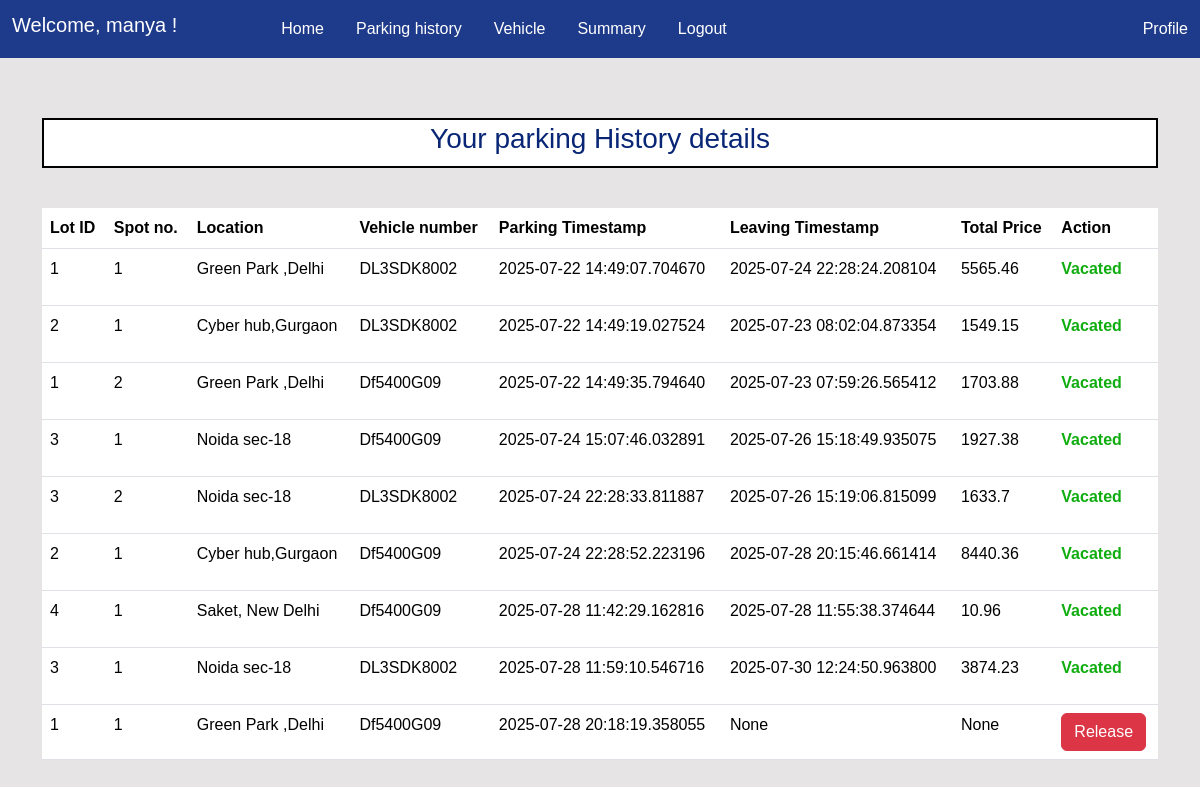
The page /parking/history (signed in) on the database as committed earlier.
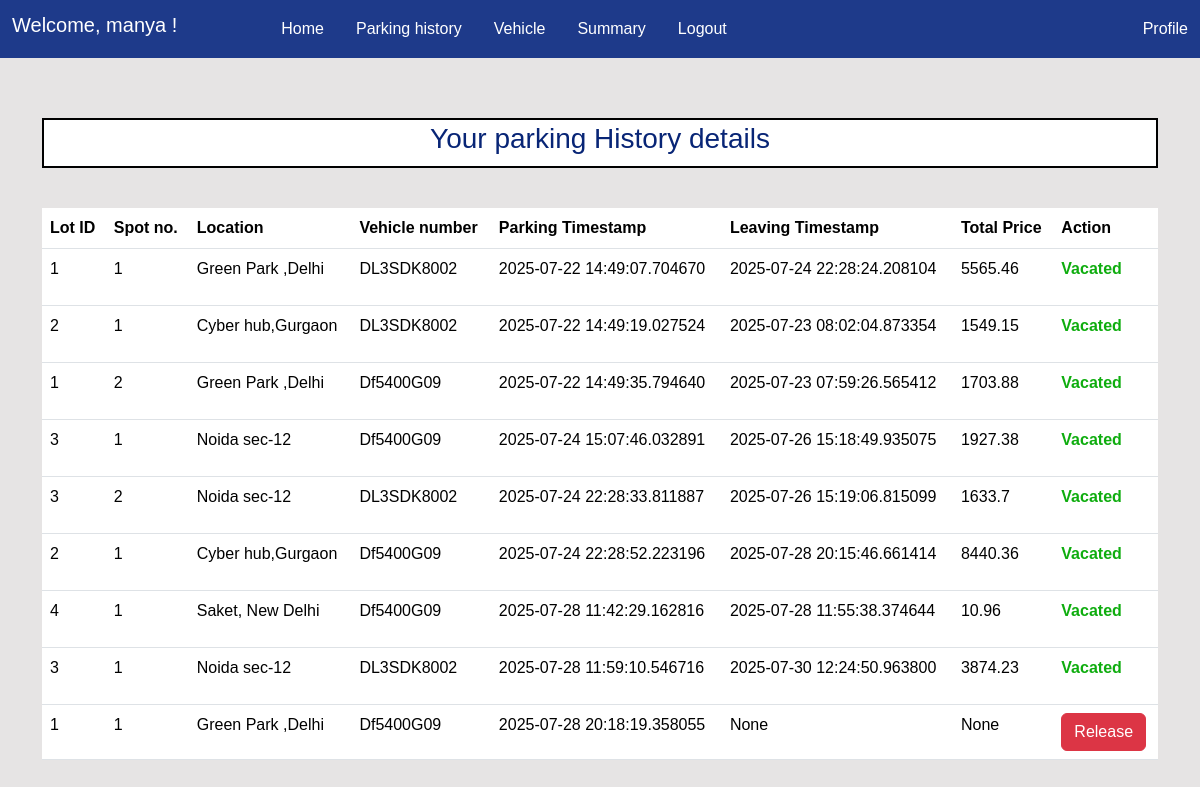
The same page on the database as committed later.
### models.py (models this page shows)
class Reservation(db.Model):
    id = db.Column(db.Integer, primary_key=True)
    user_id = db.Column(db.Integer, db.ForeignKey('user.id'), nullable=False)
    lot_id = db.Column(db.Integer, db.ForeignKey('parkinglot.id'), nullable=False)
    spot_id = db.Column(db.Integer, db.ForeignKey('parkingspot.id'), nullable=False)
    vehicle_id = db.Column(db.Integer, db.ForeignKey('vehicle.id'), nullable=False)
    parking_timestamp = db.Column(db.DateTime, nullable=False)
    leaving_timestamp = db.Column(db.DateTime, nullable=True)
    total_cost = db.Column(db.Float, nullable=True)

class ParkingLot(db.Model):
    __tablename__ = 'parkinglot'
    id = db.Column(db.Integer, primary_key=True)
    name = db.Column(db.String(50), nullable=False)
    address = db.Column(db.String(100), nullable=False)
    pincode = db.Column(db.String(10), nullable=False)
    total_spots = db.Column(db.Integer, nullable=False)
    price_per_hour = db.Column(db.Float, nullable=False)
    spots= db.relationship('ParkingSpot', backref='parkinglot', lazy=True,cascade="all, delete-orphan" )
    lots= db.relationship('Reservation', backref='parkinglot', lazy=True,cascade="all, delete-orphan")

class ParkingSpot(db.Model):
    __tablename__ = 'parkingspot'
    id = db.Column(db.Integer, primary_key=True)
    lot_id = db.Column(db.Integer, db.ForeignKey('parkinglot.id'), nullable=False)
    spot_number = db.Column(db.Integer, nullable=False)
    is_occupied = db.Column(db.Boolean, default=False)
    reserved_spot = db.relationship('Reservation', backref='parkingspot', lazy=True ,cascade="all, delete-orphan")

class Vehicle(db.Model):
    id = db.Column(db.Integer, primary_key=True)
    user_id = db.Column(db.Integer, db.ForeignKey('user.id'), nullable=False)
    vehicle_number = db.Column(db.String(25), unique=True, nullable=False)
    vehicle_type = db.Column(db.String(20))
    reserved_vehicle = db.relationship('Reservation', backref='vehicle', lazy=True,cascade="all, delete-orphan")

### routes.py (the view)
@app.route('/parking/history')
@auth_required
def parking_history():
    reservations=Reservation.query.filter_by(user_id=session['user_id']).all()
    return render_template('user/parkinghistory.html',reservations=reservations)

### routes.py (called while the page is built)
def auth_required(f):
    @wraps(f) #create different function object
    def decorated_function(*args, **kwargs):
        if 'user_id' not in session:
            return redirect(url_for('login'))
        else:
            return f(*args, **kwargs)
    return decorated_function

### templates/user/parkinghistory.html (shortened to what this page needs)
{% extends 'layout.html' %}
{% block content %}
    <div class="heading d-flex chfont">
        <h3>Your parking History details</h3>
    </div>
    <table class="table">
        <thead>
            <tr>
                <th>Lot ID</th>
                <th>Spot no.</th>
                <th>Location</th>
                <th>Vehicle number</th>
                <th>Parking Timestamp</th>
                <th>Leaving Timestamp</th>
                <th>Total Price</th>
                <th>Action</th>
            </tr>
        <tbody>
            {% for reservation in reservations %}
            <tr>
                <td>{{reservation.lot_id}}</td>
                <td>{{reservation.parkingspot.spot_number}}</td>
                <td>{{reservation.parkinglot.address}}</td>
                <td>{{reservation.vehicle.vehicle_number}}</td>
                <td>{{reservation.parking_timestamp}}</td>
                <td>{{reservation.leaving_timestamp}}</td>
                <td>{{reservation.total_cost}}</td>
                <td>
                    {% if not reservation.leaving_timestamp %}
                    <a href="{{url_for('release',id=reservation.id)}}" class="btn btn-danger">
                        Release
                    </a>
                    {% else %}
                    <p > Vacated </p>
                    {% endif %}
                </td>
            </tr>
            {% endfor %}
        </tbody>
        </thead>
    </table>
{% endblock %}

Rows that differ between the two databases and show on the page:
changed through a linked row, Reservation (number 4 of 9 on the later page): parkinglot.address "Noida sec-18" → "Noida sec-12"
changed through a linked row, Reservation (number 5 of 9 on the later page): parkinglot.address "Noida sec-18" → "Noida sec-12"
changed through a linked row, Reservation (number 8 of 9 on the later page): parkinglot.address "Noida sec-18" → "Noida sec-12"
